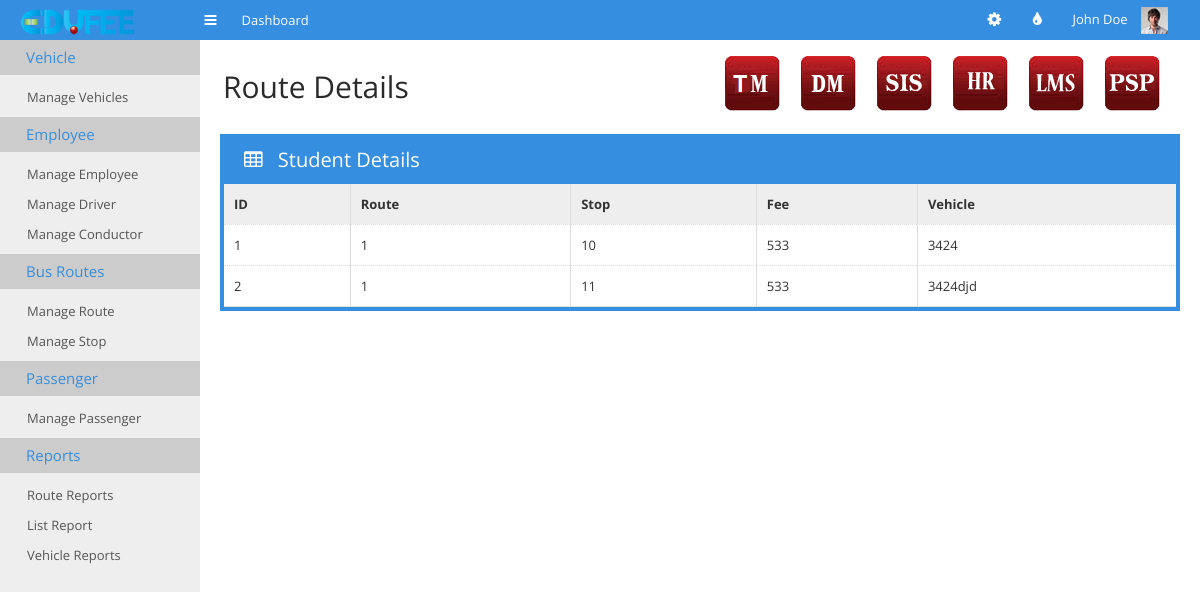
Page /tm-student-details.php on the earlier database version.
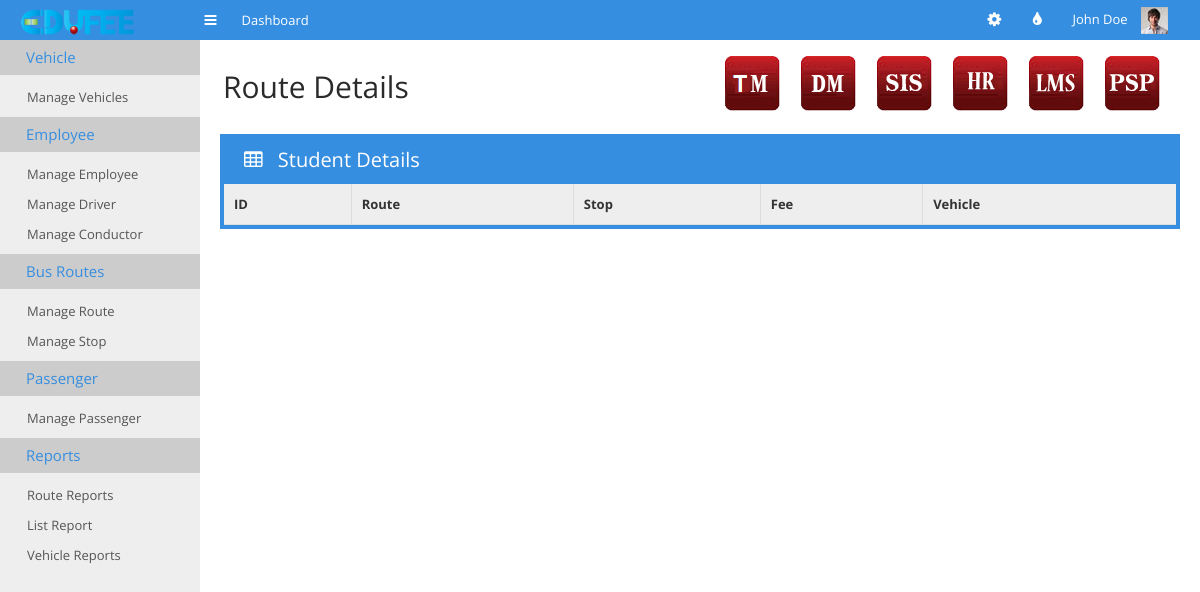
Same page on the later database version.
### tables this page shows
CREATE TABLE IF NOT EXISTS `tm_student_details` (
  `id` int(11) NOT NULL,
  `route` int(11) DEFAULT NULL,
  `stop` int(11) DEFAULT NULL,
  `fee` int(11) DEFAULT NULL,
  `vehicle` varchar(20) DEFAULT NULL,
  PRIMARY KEY (`id`)
);

### tm-student-details.php (the view, shortened to what this page needs)
 <!doctype html>
<html>
<head>
	<link rel="stylesheet" href="css/bootstrap.min.css">
	<link rel="stylesheet" href="css/bootstrap-responsive.min.css">
	<link rel="stylesheet" href="css/plugins/jquery-ui/smoothness/jquery-ui.css">
	<link rel="stylesheet" href="css/plugins/jquery-ui/smoothness/jquery.ui.theme.css">
	<link rel="stylesheet" href="css/style.css">
	<link rel="stylesheet" href="css/themes.css">
</head>
<body>
	<div id="navigation">
		<div class="container-fluid">
			<a href="#" id="brand"></a>
			<a href="#" class="toggle-nav" rel="tooltip" data-placement="bottom" title="Toggle navigation"><i class="icon-reorder"></i></a>
			<ul class='main-nav'>
				<li>
					<a href="index.html">
						<span>Dashboard</span>
					</a>
				</li>
			</ul>
			<div class="user">
				<ul class="icon-nav">
					<li class="dropdown sett">
						<a href="#" class='dropdown-toggle' data-toggle="dropdown"><i class="icon-cog"></i></a>
					</li>
					<li class='dropdown colo'>
						<a href="#" class='dropdown-toggle' data-toggle="dropdown"><i class="icon-tint"></i></a>
					</li>
				</ul>
				<div class="dropdown">
					<a href="#" class='dropdown-toggle' data-toggle="dropdown">John Doe <img src="img/demo/user-avatar.jpg" alt=""></a>
				</div>
			</div>
		</div>
	</div>
	<div class="container-fluid" id="content">
		<?php
require_once "cms.php";
printLeft();
?>
		<div id="main">
			<div class="container-fluid">
				<div class="page-header">
					<div class="pull-left">
						<h1>Route Details</h1>
					</div>
					<div class="pull-right">
					    <ul class="minitiles" style="display:inline !important;">
					    	<li><a href="tm_main.html"><img src="img/tm_icon.png" alt=""></a></li>
					        <li><a href="http://www.edufee.com/subscribe_donation/"><img src="img/dm_icon.png" alt=""></a></li>
					        <li> <a href="http://www.edufee.com/SIS/home/"><img src="img/sis_icon.png" alt="" style="border:none;" border="0"/></a> </li>
					    	<li><a href="http://www.edufee.com/hrm/symfony/web/index.php/admin/LandingPage"><img src="img/hr_icon.png" alt=""></a></li>
					        <li> <a href="http://www.edufee.com/openbiblio/catalog/home.php"><img src="img/lms_icon.png" alt="" style="border:none;" border="0"/></a> </li>
					      <li><a href="http://www.edufee.com/psp_dashboard/psp"><img src="img/psp_icon.png" alt="" border="0"/>
					      </a></li>
					    </ul>
					</div>
				</div>
			<div class="row-fluid">
					<div class="span12">
						<div class="box box-color box-bordered">
							<div class="box-title">
								<h3>
									<i class="icon-table"></i>
									Student Details
								</h3>
							</div>
							<div class="box-content nopadding">
								<table class="table table-hover table-nomargin table-bordered">
									<thead>
										<tr>
											<th>ID</th>
											<th>Route</th>
											<th class='hidden-350'>Stop</th>
											<th class='hidden-1024'>Fee</th>
											<th class="hidden-480">Vehicle</th>
										</tr>
									</thead>
									<tbody>
									<?php
										require_once "datas.php";
										$dbconnection = connectSQL($dbdetails);
										if(mysqli_connect_errno())
								        {
								            echo "db_connection_fail";
								        }
								        else
								        {
								        	$sql="select * from tm_student_details";
								        	$result=mysqli_query($dbconnection,$sql);
								        	while($row=mysqli_fetch_array($result))
											{
												echo '<tr><td>'.$row['id'].'</td><td>'.$row['route'].'</td><td class="hidden-350">'.$row['stop'].'</td><td class="hidden-1024">'.$row['fee'].'</td><td class="hidden-480">'.$row['vehicle'].'</td></tr>';
											}
								        }
									?>
									</tbody>
								</table>
							</div>
						</div>
					</div>
				</div>
			</div>
		</div>
</body>
</html>

### cms.php
<?php
function printLeft(){?>
<div id="left">
        <div class="subnav">
            <div class="subnav-title">
                <a href="#" class='toggle-subnav'><i class="icon-angle-down"></i><span>Vehicle</span></a>
            </div>
            <ul class="subnav-menu">
                <li>
                    <a href="tm-manage-vehicles.php">Manage Vehicles</a>
                </li>
            </ul>
        </div>
    <div class="subnav">
        <div class="subnav-title">
            <a href="#" class='toggle-subnav'><i class="icon-angle-down"></i><span>Employee</span></a>
        </div>
        <ul class="subnav-menu">
            <li>
                <a href="tm-manage-employee.php">Manage Employee</a>
            </li>
            <li>
                <a href="tm-manage-driver.php">Manage Driver</a>
            </li>
            <li>
                <a href="tm-manage-conductor.php">Manage Conductor</a>
            </li>
        </ul>
    </div>
        <div class="subnav">
            <div class="subnav-title">
                <a href="#" class='toggle-subnav'><i class="icon-angle-down"></i><span>Bus Routes</span></a>
            </div>
            <ul class="subnav-menu">
                <li>
                    <a href="tm-manage-routes.php">Manage Route</a>
                </li>
                <li>
                    <a href="tm-manage-stop.php">Manage Stop</a>
                </li>
            </ul>
        </div>
        <div class="subnav">
            <div class="subnav-title">
                <a href="#" class='toggle-subnav'><i class="icon-angle-down"></i><span>Passenger</span></a>
            </div>
            <ul class="subnav-menu">
                <li>
                    <a href="tm-manage-passenger.php">Manage Passenger</a>
                </li>
            </ul>
        </div>
        <div class="subnav">
            <div class="subnav-title">
                <a href="#" class='toggle-subnav'><i class="icon-angle-down"></i><span>Reports</span></a>
            </div>
            <ul class="subnav-menu">
                <li>
                    <a href="routedetails.php">Route Reports</a>
                </li>
                <li>
                    <a href="liststops.php">List Report</a>
                </li>
                <li>
                    <a href="vehiclereport.php">Vehicle Reports</a>
                </li>
            </ul>
        </div>
    </div>
<?php
}?>

Differences in the rows shown:
removed tm_student_details: id "1", route "1", stop "10", fee "533", vehicle "3424"
removed tm_student_details: id "2", route "1", stop "11", fee "533", vehicle "3424djd"
